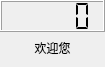
<?xml version="1.0" encoding="UTF-8"?>
<ui version="4.0">
 <class>frmWelcome</class>
 <widget class="QWidget" name="frmWelcome">
  <property name="geometry">
   <rect>
    <x>0</x>
    <y>0</y>
    <width>105</width>
    <height>67</height>
   </rect>
  </property>
  <property name="windowTitle">
   <string>Form</string>
  </property>
  <layout class="QVBoxLayout" name="verticalLayout">
   <property name="spacing">
    <number>0</number>
   </property>
   <property name="leftMargin">
    <number>0</number>
   </property>
   <property name="topMargin">
    <number>0</number>
   </property>
   <property name="rightMargin">
    <number>0</number>
   </property>
   <property name="bottomMargin">
    <number>3</number>
   </property>
   <item>
    <widget class="LcdDateTime" name="lcdNumber">
     <property name="segmentStyle">
      <enum>QLCDNumber::Flat</enum>
     </property>
    </widget>
   </item>
   <item>
    <widget class="QLabel" name="labWelcome">
     <property name="text">
      <string>欢迎您</string>
     </property>
     <property name="alignment">
      <set>Qt::AlignCenter</set>
     </property>
    </widget>
   </item>
  </layout>
 </widget>
 <customwidgets>
  <customwidget>
   <class>LcdDateTime</class>
   <extends>QLCDNumber</extends>
   <header location="global">lcddatetime.h</header>
  </customwidget>
 </customwidgets>
 <resources/>
 <connections/>
</ui>
